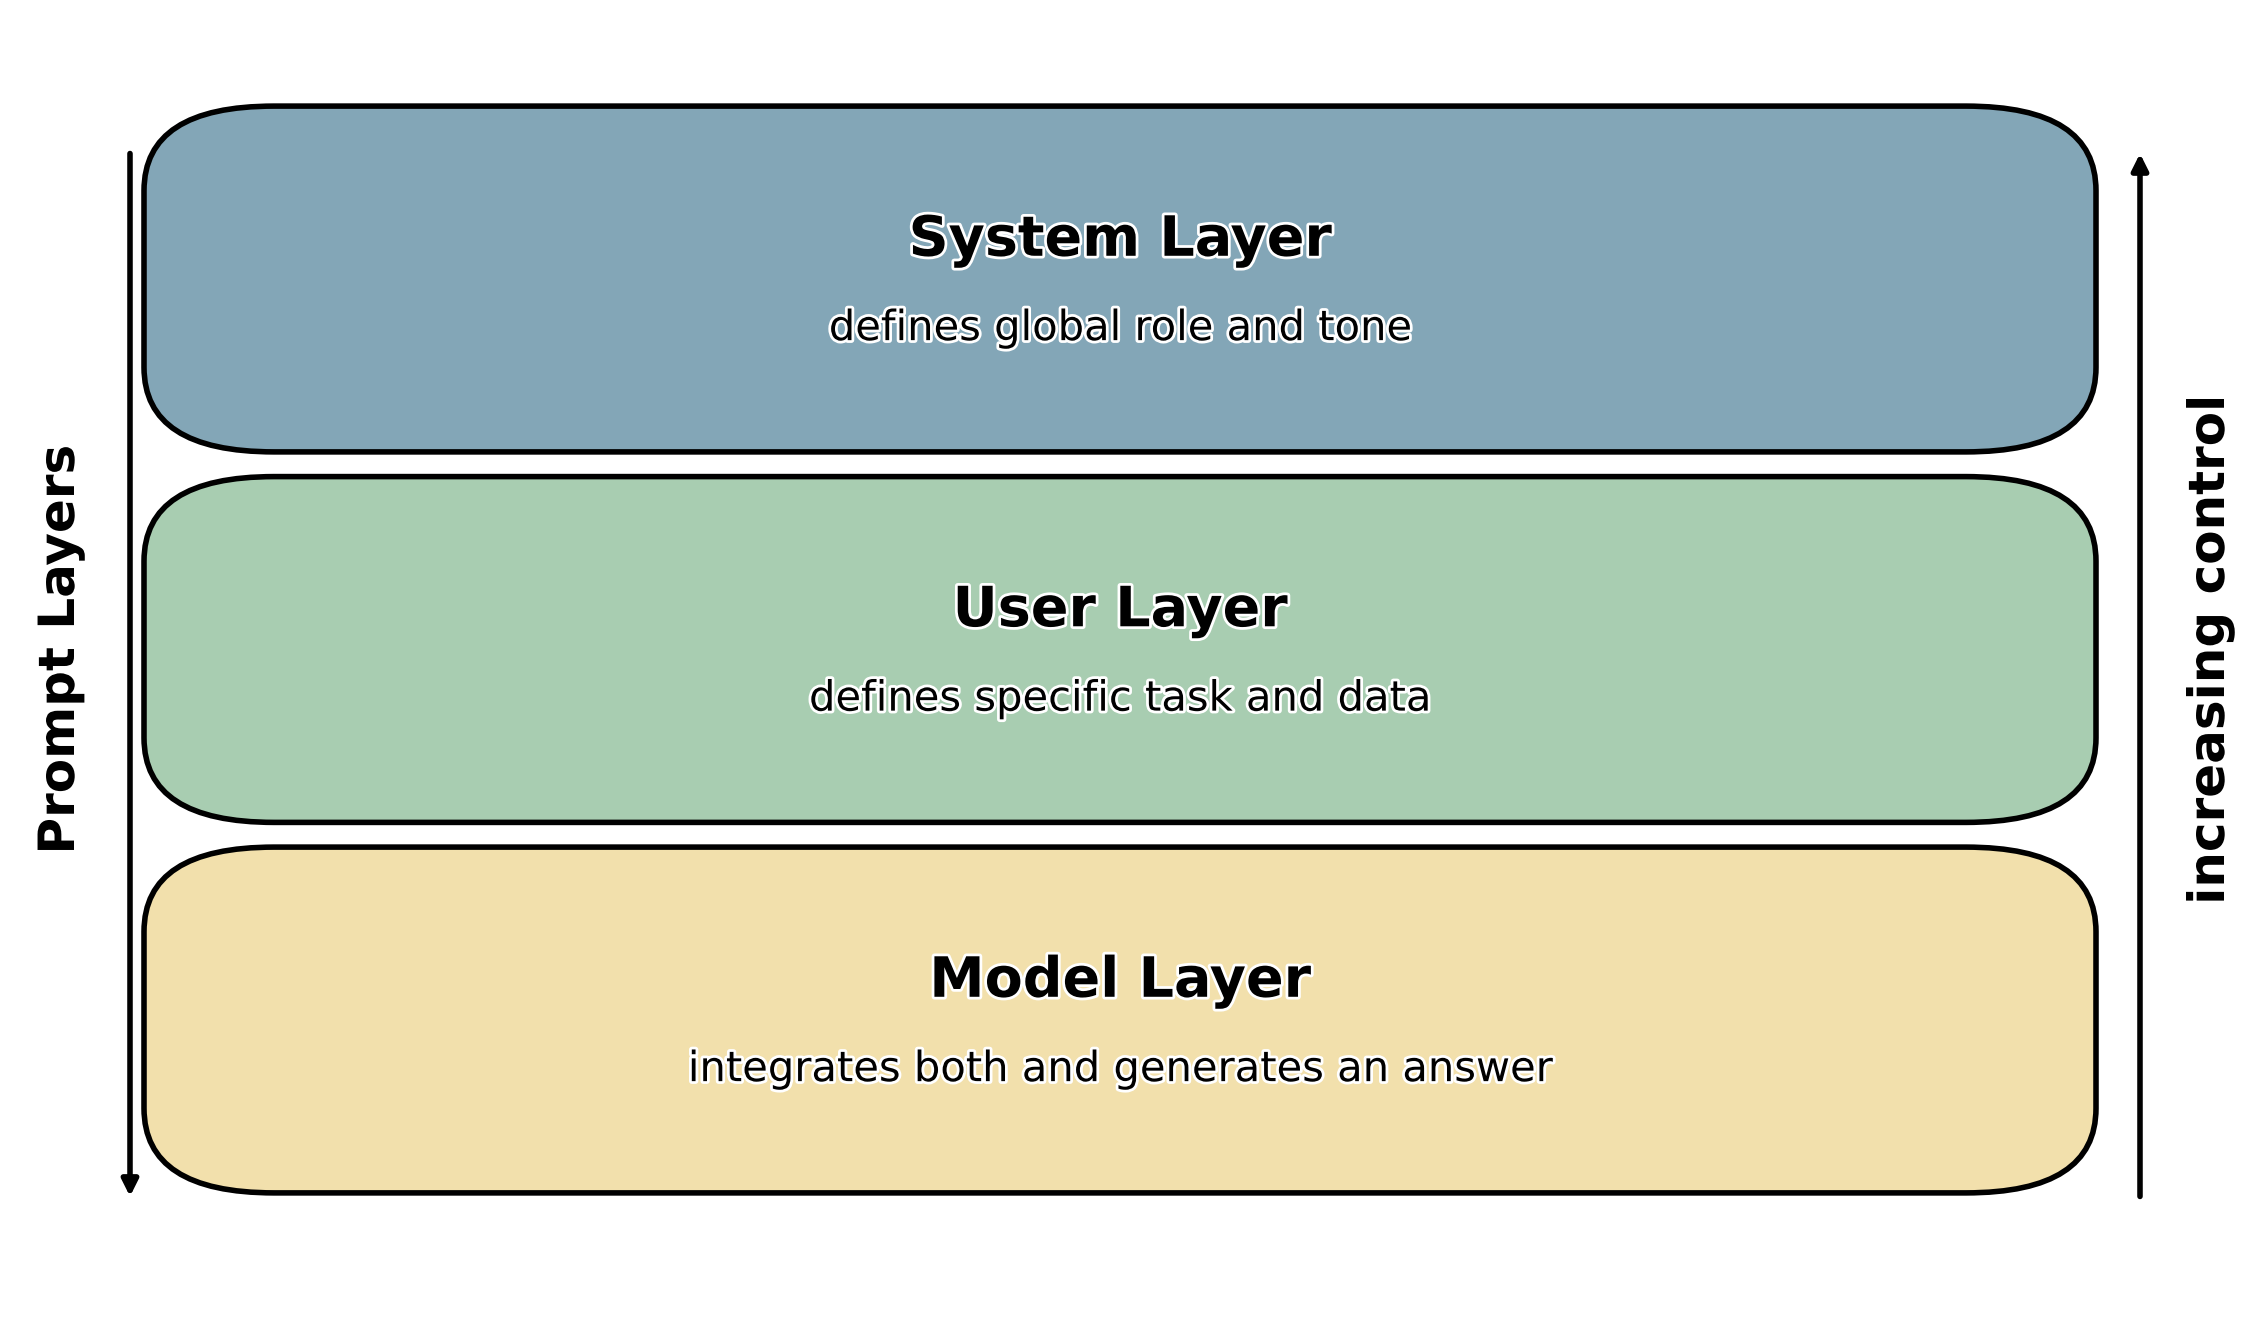

Source code (Python):
# Adjusted version: text labels "Prompt Layers" and "increasing control" are now
# slightly separated from the arrows (moved outward horizontally).
#
# Outputs:
#   /mnt/data/figure_prompt_layers_v3.svg
#   /mnt/data/figure_prompt_layers_v3.png

import matplotlib.pyplot as plt
from matplotlib.patches import FancyBboxPatch, FancyArrowPatch
from matplotlib.patheffects import withStroke

plt.close("all")
fig = plt.figure(figsize=(11, 6.5), dpi=200)
ax = plt.axes([0, 0, 1, 1])
ax.set_xlim(0, 11)
ax.set_ylim(0, 10)
ax.axis("off")

# Colours
COL_SYS   = "#83A6B7"
COL_USER  = "#A8CDB1"
COL_MODEL = "#F2E0AC"

# Geometry
box_w = 9.2
box_h = 2.1
left  = 0.9
gap   = 0.75

y0 = 1.25
y1 = y0 + box_h + gap
y2 = y1 + box_h + gap

def add_box(x, y, w, h, fc, title, subtitle):
    rect = FancyBboxPatch(
        (x, y), w, h,
        boxstyle="round,pad=0.28,rounding_size=0.65",
        linewidth=2,
        edgecolor="black",
        facecolor=fc,
    )
    ax.add_patch(rect)
    ax.text(
        x + w/2, y + h*0.64, title,
        ha="center", va="center",
        fontsize=20, fontweight="bold",
        path_effects=[withStroke(linewidth=2, foreground="white")]
    )
    ax.text(
        x + w/2, y + h*0.32, subtitle,
        ha="center", va="center",
        fontsize=15,
        path_effects=[withStroke(linewidth=2, foreground="white")]
    )

# Draw boxes
add_box(left, y2, box_w, box_h, COL_SYS,   "System Layer", "defines global role and tone")
add_box(left, y1, box_w, box_h, COL_USER,  "User Layer",   "defines specific task and data")
add_box(left, y0, box_w, box_h, COL_MODEL, "Model Layer",  "integrates both and generates an answer")

# Arrows
left_x  = 0.55
right_x = 10.6

left_arrow = FancyArrowPatch(
    posA=(left_x, y2 + box_h*0.98),
    posB=(left_x, y0 - 0.35),
    arrowstyle='-|>',
    lw=2,
    mutation_scale=12,
    color="black"
)
ax.add_patch(left_arrow)

right_arrow = FancyArrowPatch(
    posA=(right_x, y0 - 0.35),
    posB=(right_x, y2 + box_h*0.98),
    arrowstyle='-|>',
    lw=2,
    mutation_scale=12,
    color="black"
)
ax.add_patch(right_arrow)

# Text slightly offset from arrows
offset = 0.35  # separation distance

ax.text(
    left_x - offset, (y0 + y2 + box_h) / 2,
    "Prompt Layers",
    rotation=90, ha="center", va="center",
    fontsize=18, fontweight="bold",
    path_effects=[withStroke(linewidth=3, foreground="white")]
)

ax.text(
    right_x + offset, (y0 + y2 + box_h) / 2,
    "increasing control",
    rotation=90, ha="center", va="center",
    fontsize=18, fontweight="bold",
    path_effects=[withStroke(linewidth=3, foreground="white")]
)

# Save
png_path = "figures/prompting/prompt_hierarchy.png"
fig.savefig(png_path, bbox_inches="tight")
